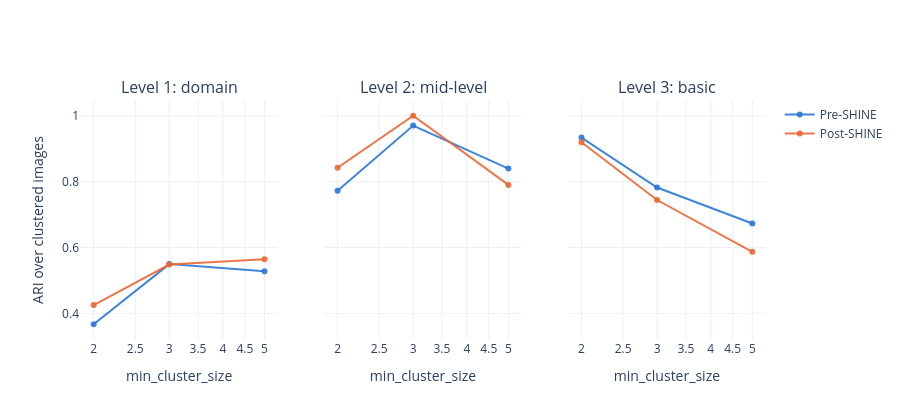

Here is the notebook cell this chart was saved with:
### Markdown cell above
## 5. Exploratory: HDBSCAN on the 42 images

At N = 42 HDBSCAN's `min_cluster_size` must be tiny and most Kiani subcategories have a handful of images, so this is exploratory only: each cohort's embedded geometry (restricted to the 42 images) against the Kiani categories at each directory level, by the adjusted Rand index over the images HDBSCAN clustered.

### Code cell
hdbscan = pd.concat(
    [hdbscan_level_agreement(embedded[c], parts_overlap, (1, 2, 3), (2, 3, 5)).assign(cohort=c) for c in COHORTS], ignore_index=True,
)
fig_hdbscan_agreement(hdbscan, level_names={1: "Level 1: domain", 2: "Level 2: mid-level", 3: "Level 3: basic"}, ndim=9).show()
hdbscan[hdbscan["ndim"] == 9].pivot_table(index=["cohort", "min_cluster_size"], columns="km_level", values=["ari", "frac_noise"]).round(2)

### Figure 1 — Plotly figure (JSON) as saved in the notebook; plotly's stock layout.template omitted (floating-point values rounded to 4 significant figures)
{"data": [{"line": {"color": "rgba(42,120,214,0.9)"}, "mode": "lines+markers", "name": "Pre-SHINE", "showlegend": true, "type": "scatter", "x": [2, 3, 5], "xaxis": "x", "y": [0.3668, 0.5495, 0.5275], "yaxis": "y"}, {"line": {"color": "rgba(235,104,52,0.9)"}, "mode": "lines+markers", "name": "Post-SHINE", "showlegend": true, "type": "scatter", "x": [2, 3, 5], "xaxis": "x", "y": [0.4252, 0.5481, 0.5641], "yaxis": "y"}, {"line": {"color": "rgba(42,120,214,0.9)"}, "mode": "lines+markers", "name": "Pre-SHINE", "showlegend": false, "type": "scatter", "x": [2, 3, 5], "xaxis": "x2", "y": [0.7722, 0.9702, 0.8395], "yaxis": "y2"}, {"line": {"color": "rgba(235,104,52,0.9)"}, "mode": "lines+markers", "name": "Post-SHINE", "showlegend": false, "type": "scatter", "x": [2, 3, 5], "xaxis": "x2", "y": [0.8421, 1.0, 0.79], "yaxis": "y2"}, {"line": {"color": "rgba(42,120,214,0.9)"}, "mode": "lines+markers", "name": "Pre-SHINE", "showlegend": false, "type": "scatter", "x": [2, 3, 5], "xaxis": "x3", "y": [0.9337, 0.782, 0.6729], "yaxis": "y3"}, {"line": {"color": "rgba(235,104,52,0.9)"}, "mode": "lines+markers", "name": "Post-SHINE", "showlegend": false, "type": "scatter", "x": [2, 3, 5], "xaxis": "x3", "y": [0.9195, 0.7441, 0.5867], "yaxis": "y3"}], "layout": {"annotations": [{"font": {"size": 16}, "showarrow": false, "text": "Level 1: domain", "x": 0.1444, "xanchor": "center", "xref": "paper", "y": 1.0, "yanchor": "bottom", "yref": "paper"}, {"font": {"size": 16}, "showarrow": false, "text": "Level 2: mid-level", "x": 0.5, "xanchor": "center", "xref": "paper", "y": 1.0, "yanchor": "bottom", "yref": "paper"}, {"font": {"size": 16}, "showarrow": false, "text": "Level 3: basic", "x": 0.8556, "xanchor": "center", "xref": "paper", "y": 1.0, "yanchor": "bottom", "yref": "paper"}], "height": 420, "xaxis": {"anchor": "y", "domain": [0.0, 0.2889], "title": {"text": "min_cluster_size"}, "type": "log"}, "xaxis2": {"anchor": "y2", "domain": [0.3556, 0.6444], "title": {"text": "min_cluster_size"}, "type": "log"}, "xaxis3": {"anchor": "y3", "domain": [0.7111, 1.0], "title": {"text": "min_cluster_size"}, "type": "log"}, "yaxis": {"anchor": "x", "domain": [0.0, 1.0], "title": {"text": "ARI over clustered images"}}, "yaxis2": {"anchor": "x2", "domain": [0.0, 1.0], "matches": "y", "showticklabels": false}, "yaxis3": {"anchor": "x3", "domain": [0.0, 1.0], "matches": "y", "showticklabels": false}}}
